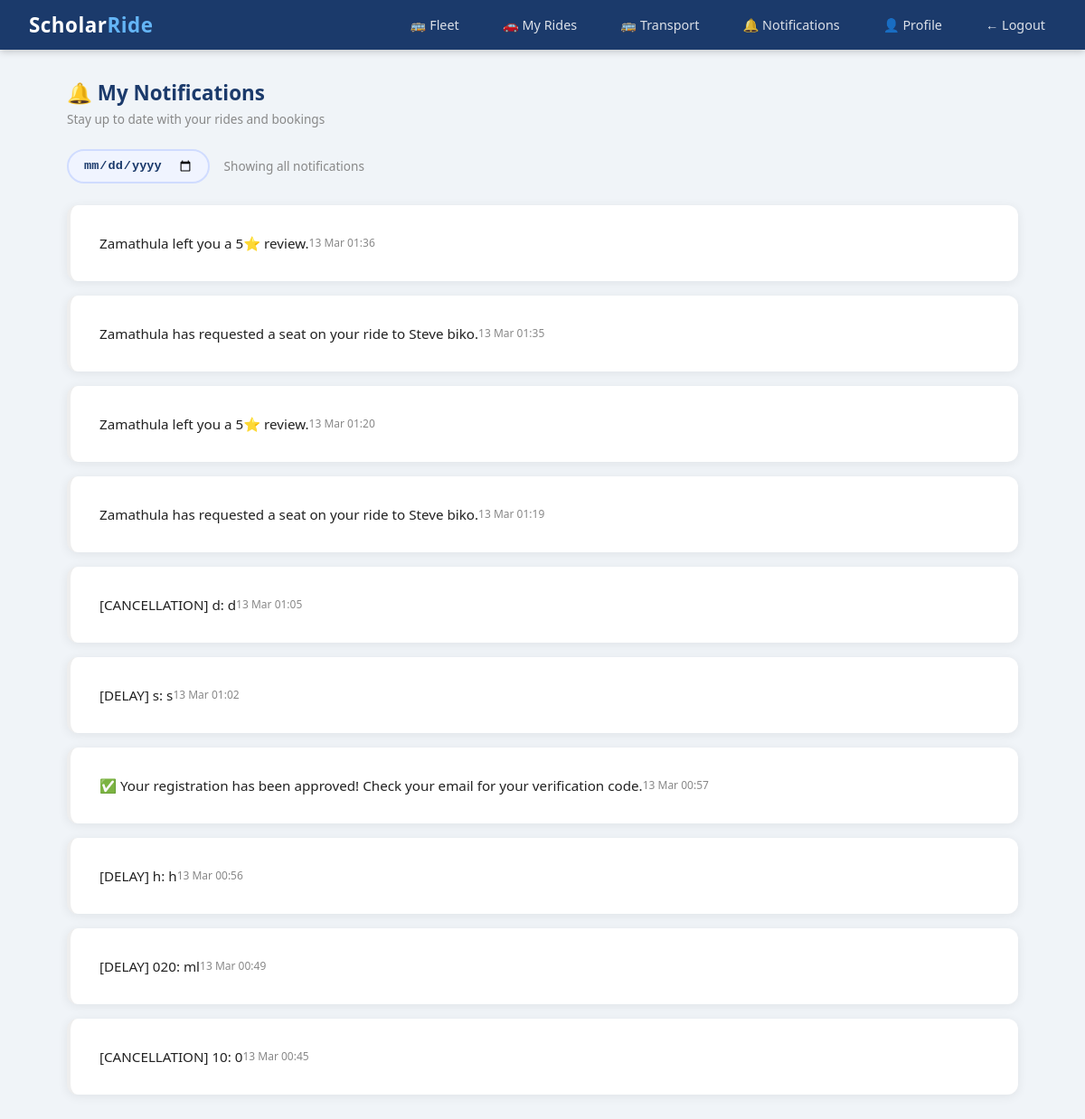
Screenshot of /notifications (signed in) with the database file from the repository.
### scholar_ride/models.py (models this page shows)
class Notification(db.Model):
    id = db.Column(db.Integer, primary_key=True)
    user_id = db.Column(db.Integer, db.ForeignKey('user.id'), nullable=False)
    message = db.Column(db.Text, nullable=False)
    is_read = db.Column(db.Boolean, default=False)
    created_at = db.Column(db.DateTime, default=sast_now)

### scholar_ride/routes/notifications.py (the view, shortened to what this page needs)
@notifications.route('/notifications')
@login_required
def index():
    selected_date = request.args.get('date', '')
    query = Notification.query.filter_by(user_id=current_user.id)
    notifs = query.order_by(Notification.created_at.desc()).all()
    for n in notifs:
        n.is_read = True
    db.session.commit()
    return render_template('notifications.html', notifications=notifs, selected_date=selected_date)

### scholar_ride/models.py (called while the page is built)
@login_manager.user_loader
def load_user(user_id):
    return User.query.get(int(user_id))

### scholar_ride/templates/notifications.html (shortened to what this page needs)
{% extends "base.html" %}
{% block content %}
<div class="page-header d-flex justify-between align-center mb-3">
    <div>
        <h4 style="color:#1B3A6B; margin-bottom:0.25rem;">🔔 My Notifications</h4>
        <p class="text-muted">Stay up to date with your rides and bookings</p>
    </div>
</div>
<div style="display:flex; align-items:center; gap:1rem; margin-bottom:1.5rem; flex-wrap:wrap;">
    <form method="GET" action="/notifications" style="display:flex; gap:0.75rem; align-items:center; flex-wrap:wrap;">
        <div style="position:relative;">
            <input type="date" name="date" value="{{ selected_date }}"
                   style="padding:0.5rem 1rem; border-radius:20px; border:2px solid #d0dcff;
                          font-size:0.85rem; font-weight:600; color:#1B3A6B;
                          background:#f0f4ff; outline:none; cursor:pointer;"
                   onchange="this.form.submit()">
        </div>
    </form>
    {% if selected_date %}
    <span style="font-size:0.85rem; color:#888;">
        Showing notifications for
        <strong style="color:#1B3A6B;">
            {{ selected_date | replace('-', '/') }}
        </strong>
    </span>
    {% else %}
    <span style="font-size:0.85rem; color:#888;">Showing all notifications</span>
    {% endif %}
</div>
{% if notifications %}
    {% for notif in notifications %}
    <div class="card mb-2 p-3" style="border-left: 4px solid {% if not notif.is_read %}#1B3A6B{% else %}#eee{% endif %};">
        <div class="d-flex justify-content-between align-center">
            <p class="mb-0" style="font-size:0.95rem;">
                {{ notif.message }}
            </p>
            <small class="text-muted" style="white-space:nowrap; font-size:0.75rem;">
                {{ notif.created_at.strftime('%d %b %H:%M') }}
            </small>
        </div>
    </div>
    {% endfor %}
{% endif %}
{% endblock %}

### scholar_ride/templates/base.html (style rules this page uses)
*, *::before, *::after { box-sizing: border-box; margin: 0; padding: 0; }
body { font-family: 'Segoe UI', Tahoma, Geneva, Verdana, sans-serif; background: #f0f4f8; color: #222; }
.card { background: white; border-radius: 12px; box-shadow: 0 2px 12px rgba(0,0,0,0.07); padding: 2rem; margin-bottom: 1.5rem; }
.text-muted { color: #888; font-size: 0.85rem; }
.mb-2 { margin-bottom: 1rem; }
.d-flex { display: flex; }
.justify-between { justify-content: space-between; }
.align-center { align-items: center; }
.page-header { margin-bottom: 1.5rem; }
.page-header h4 { color: #1B3A6B; font-size: 1.4rem; font-weight: 700; }

### rows the page displays
Notification: message "Zamathula left you a 5⭐ review.", created_at "13 Mar 01:36"
Notification: message "Zamathula has requested a seat on your ride to Steve biko.", created_at "13 Mar 01:35"
Notification: message "Zamathula left you a 5⭐ review.", created_at "13 Mar 01:20"
Notification: message "Zamathula has requested a seat on your ride to Steve biko.", created_at "13 Mar 01:19"
Notification: message "[CANCELLATION] d: d", created_at "13 Mar 01:05"
Notification: message "[DELAY] s: s", created_at "13 Mar 01:02"
Notification: message "✅ Your registration has been approved! Check your email for your verification code.", created_at "13 Mar 00:57"
Notification: message "[DELAY] h: h", created_at "13 Mar 00:56"
Notification: message "[DELAY] 020: ml", created_at "13 Mar 00:49"
Notification: message "[CANCELLATION] 10: 0", created_at "13 Mar 00:45"
